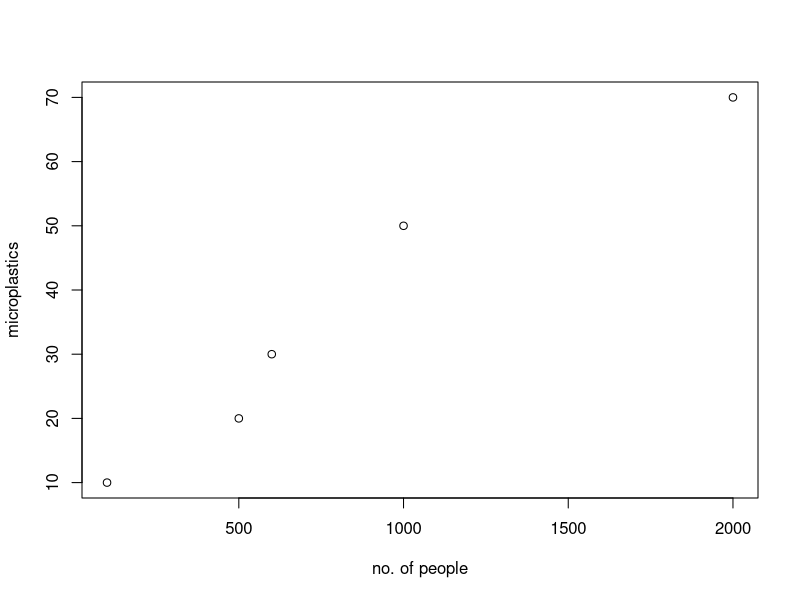
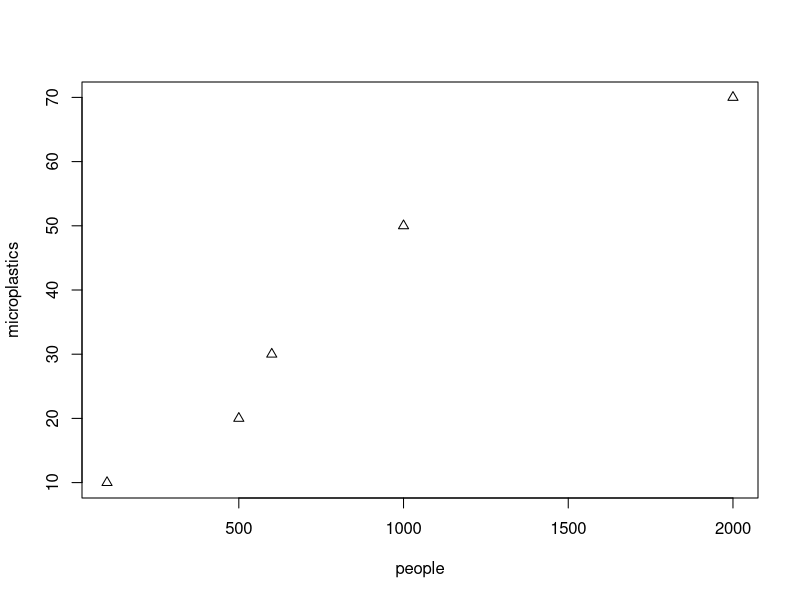
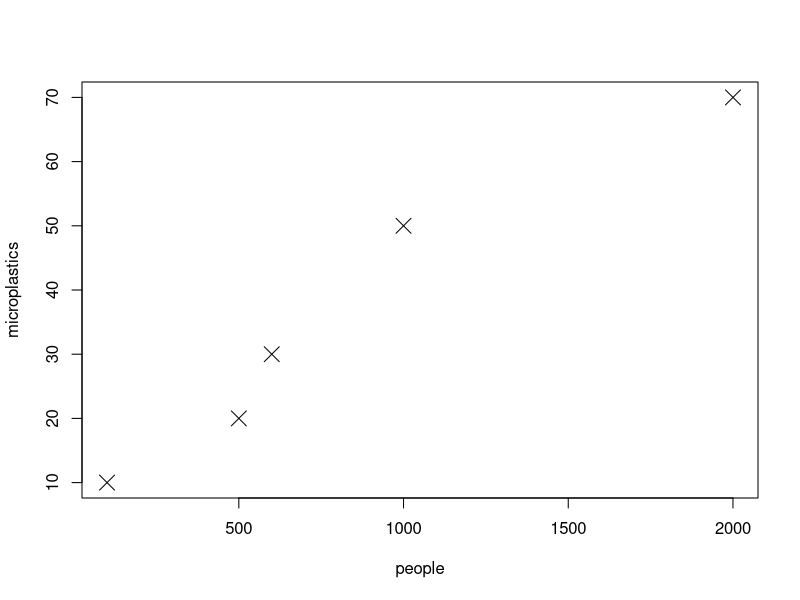
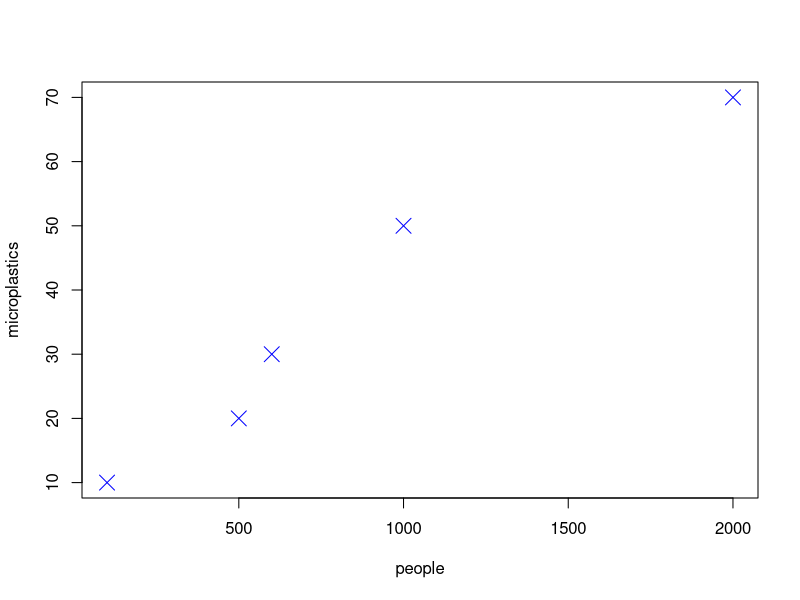

Recreate these plots in R, in order.
# you are effectively now in an R document as you have named the file with a .R suffix, this means that the hashtag works the same and this line is not read

# insert some random code to show the functionality of R, e.g. using as calculator, assigning variables
7 * 6
12 + 34

zima <- 2 + 3
zima

duccio <- 5 + 3
duccio

final <- zima * duccio
final

final^2

# array, functions have parentheses and include arguments inside
sophi <- c(10,20,30,50,70)  # microplastics as arguments inside the vector function 
sophi

paula <- c(100, 500, 600, 1000, 2000) # people
paula

plot(paula, sophi, xlab = "no. of people", ylab = "microplastics")

people <- paula
microplastics <- sophi

plot(people, microplastics, pch = 2) # this pch changes the point character to the designated symbol:number combination
plot(people, microplastics, pch = 4, cex = 2)
plot(people, microplastics, pch = 4, cex = 2, col = "blue")
